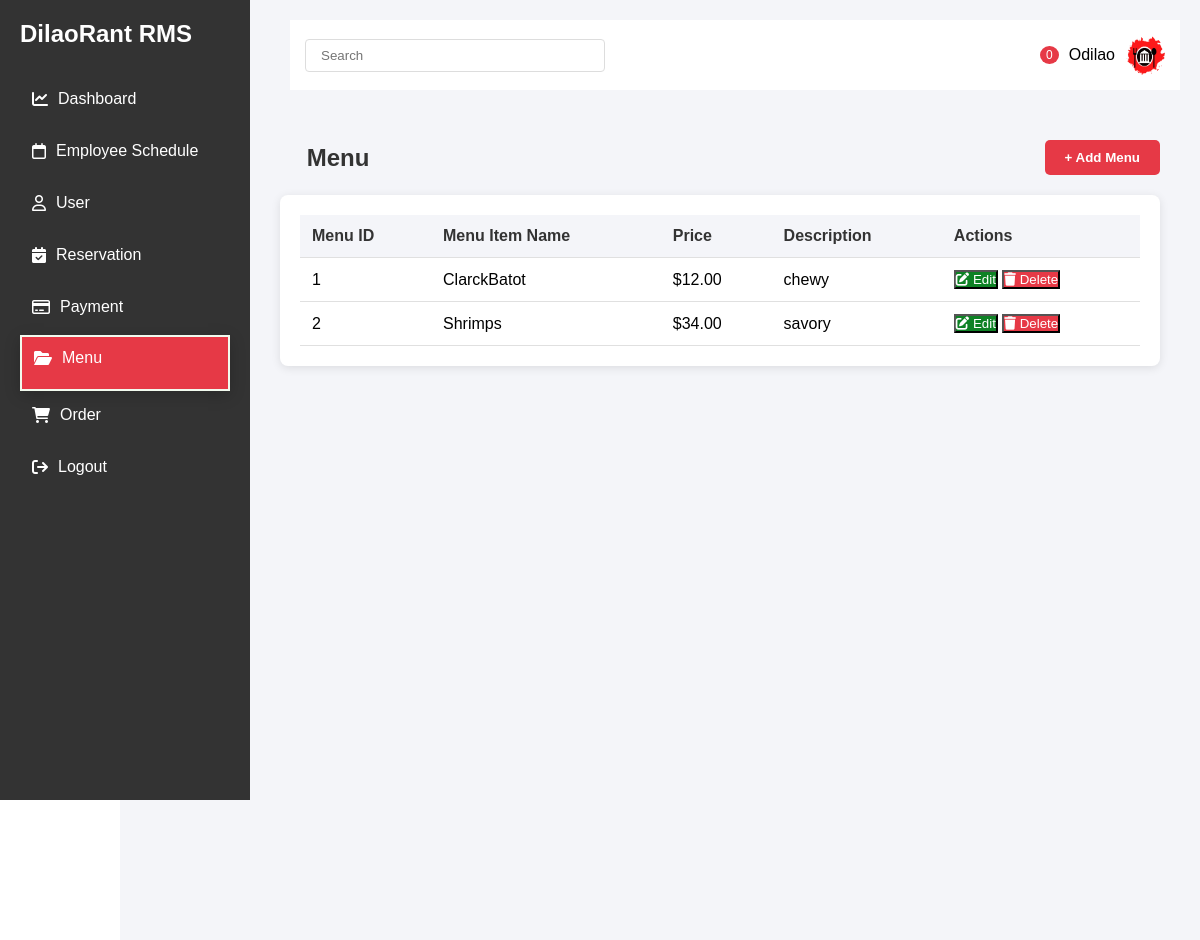
Page /dashboard/Menu/display-menu/ (signed in) on the earlier database version.
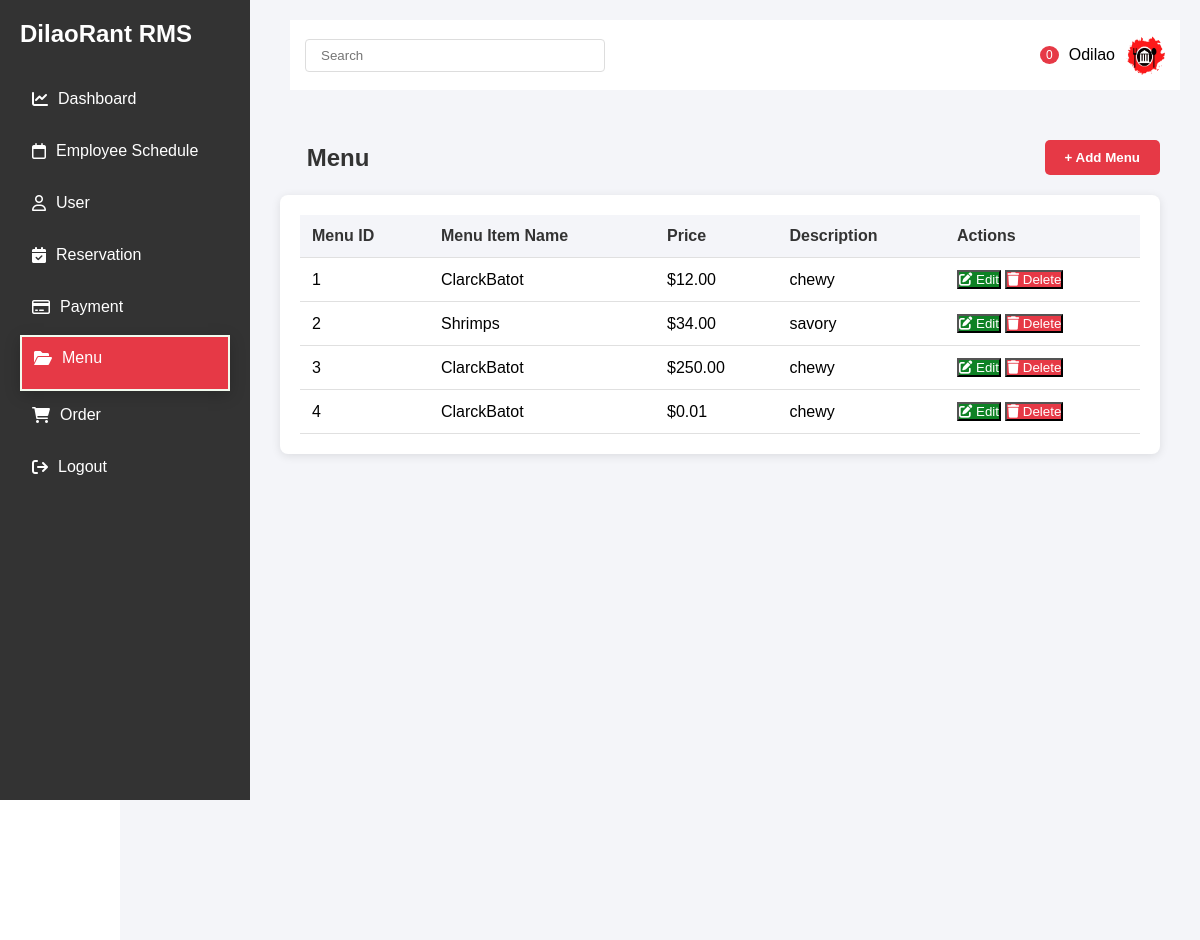
Same page on the later database version.
### Menu/models.py (models this page shows, shortened)
class Menu(models.Model):
    name = models.CharField(max_length=100)
    price = models.DecimalField(max_digits=10, decimal_places=2)
    description = models.TextField(blank=True)

### Menu/views.py (the view)
# urls.py: path('display-menu/',views.display_Menu,name='displayMenu'),
@login_required(login_url='login')
def display_Menu(request):
    menus = Menu.objects.all()  # Fetch all menu items from the database
    return render(request, 'Menu/MenuDisplay.html', {'menus': menus})

### Menu/templates/Menu/MenuDisplay.html (shortened to what the changed rows need)
{% load static %}
<!DOCTYPE html>
<html lang="en">
<head>
    <link rel="stylesheet" href="https://cdnjs.cloudflare.com/ajax/libs/font-awesome/6.0.0/css/all.min.css">
</head>
<body>
    <div class="sidebar">
        <h2>DilaoRant RMS</h2>
    </div>
    <div class="main-content">
        <div class="main-content">
                <div class="schedule-header">
                    <h2 class="schedule-title">&nbsp;&nbsp;&nbsp;&nbsp;Menu</h2>
                </div>
                <div class="schedule-container">
                    <table class="schedule-table">
                        <thead>
                            <tr>
                                <th>Menu ID</th>
                                <th>Menu Item Name</th>
                                <th>Price</th>
                                <th>Description</th>
                                <th>Actions</th>
                            </tr>
                        </thead>
                        <tbody>
                            {% for menu in menus %}
                            <tr>
                                <td>{{menu.id}}</td>
                                <td>{{ menu.name }}</td>
                                <td>${{ menu.price }}</td>
                                <td>{{ menu.description }}</td>
                                <td>
                                    <div class="action-buttons">
                                        <button
    class="btn btn-edit btn-tooltip"
    onclick="openEditPopup('{{ menu.id }}', '{{ menu.name }}', '{{ menu.price }}', '{{ menu.description }}')"
    data-tooltip="Edit Menu Item">
    <i class="fas fa-edit"></i>
    Edit
</button>
                                        <button
                                            class="btn btn-delete btn-tooltip"
                                            onclick="delete_menu('{{ menu.id }}')"
                                            data-tooltip="Delete Schedule"
                                        >
                                            <i class="fas fa-trash"></i>
                                            Delete
                                        </button>
                                    </div>
                                </td>
                            </tr>
                            {% empty %}
                            <tr>
                                <td colspan="3" style="text-align: center;">No menu items found.</td>
                            </tr>
                            {% endfor %}
                        </tbody>
                    </table>
                </div>
        </div>
    </div>
</body>
</html>

Differences in the rows shown:
added Menu: id "3", name "ClarckBatot", price "250.00", description "chewy"
added Menu: id "4", name "ClarckBatot", price "0.01", description "chewy"
